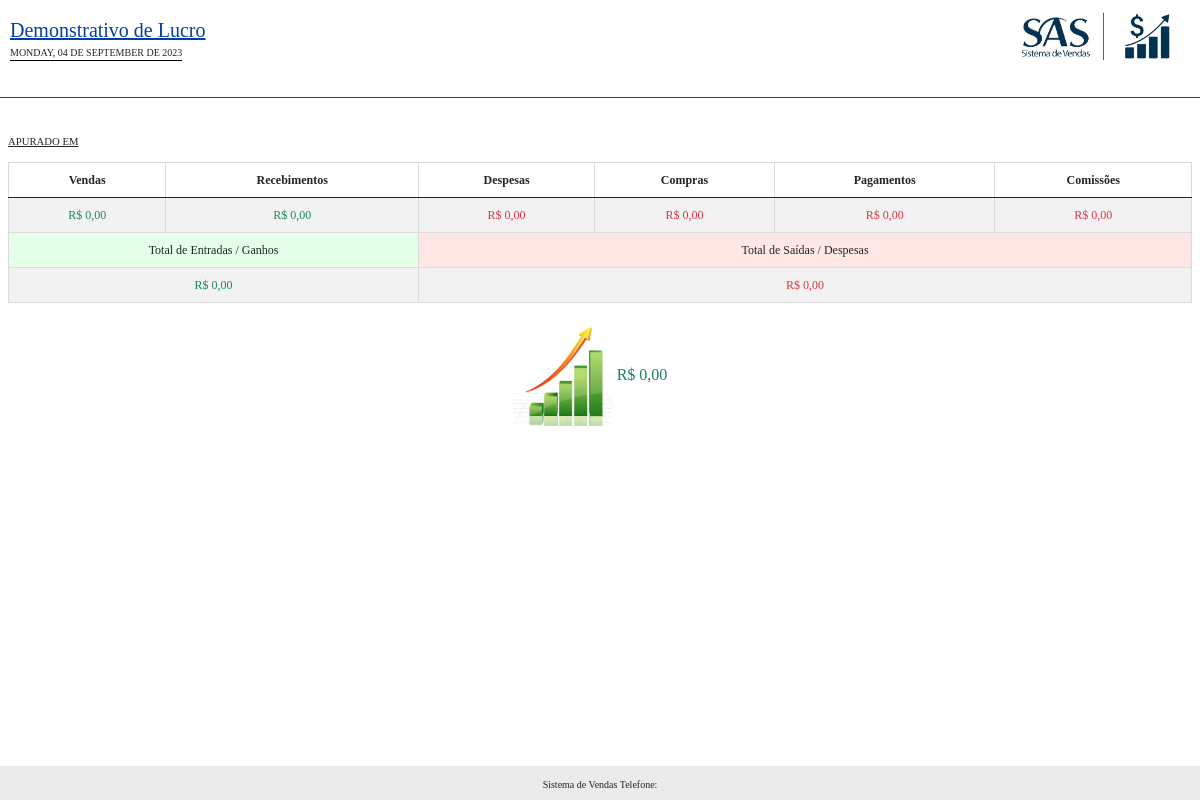
The app's page /rel_sistema/lucro.php?id_empresa=18 with its own data.
### tables this page shows
CREATE TABLE `config` (
  `id` int(11) NOT NULL,
  `empresa` int(11) NOT NULL,
  `nome_sistema` varchar(50) NOT NULL,
  `telefone_sistema` varchar(20) DEFAULT NULL,
  `email_sistema` varchar(50) DEFAULT NULL,
  `tipo_rel` varchar(5) NOT NULL,
  `dias_bloqueio` int(11) NOT NULL,
  `msg_bloqueio` varchar(255) DEFAULT NULL,
  `foto_rel` varchar(100) DEFAULT NULL,
  `tipo_desconto` varchar(20) DEFAULT NULL,
  `comissao` int(11) NOT NULL,
  `endereco_sistema` varchar(100) DEFAULT NULL,
  `cnpj_sistema` varchar(25) DEFAULT NULL,
  `teste` varchar(5) NOT NULL,
  `dias_teste` int(11) NOT NULL,
  `horario_mensagens` time NOT NULL,
  `data` date DEFAULT NULL,
  `token` varchar(100) DEFAULT NULL
);

### conexao.php (called while the page is built, shortened)
<?php
$url_sistema = "http://$_SERVER[HTTP_HOST]/";
$url = explode("//", $url_sistema);
if($url[1] == 'localhost/'){
	$url_sistema = "http://$_SERVER[HTTP_HOST]/vendas/";
}
 ?>

### rel_sistema/lucro.php (the view, shortened to what this page needs)
<?php
include('../conexao.php');
$dataInicial = $_GET['dataInicial'];
$dataFinal = $_GET['dataFinal'];
$id_empresa = $_GET['id_empresa'];
$query = $pdo->query("SELECT * FROM config WHERE empresa = '$id_empresa'");
$res = $query->fetchAll(PDO::FETCH_ASSOC);
$nome_sistema = $res[0]['nome_sistema'];
$telefone_sistema = $res[0]['telefone_sistema'];
$logo_rel = $res[0]['foto_rel'];
$data_hoje = utf8_encode(strftime('%A, %d de %B de %Y', strtotime('today')));
$dataInicialF = implode('/', array_reverse(explode('-', $dataInicial)));
$dataFinalF = implode('/', array_reverse(explode('-', $dataFinal)));
if($dataInicial == $dataFinal){
	$texto_apuracao = 'APURADO EM '.$dataInicialF;
}else if($dataInicial == '1980-01-01'){
	$texto_apuracao = 'APURADO EM TODO O PERÍODO';
}else{
	$texto_apuracao = 'APURAÇÃO DE '.$dataInicialF. ' ATÉ '.$dataFinalF;
}
?>
<!DOCTYPE html>
<html>
<head>
	<link href="https://cdn.jsdelivr.net/npm/bootstrap@5.0.0/dist/css/bootstrap.min.css" rel="stylesheet">
</head>
<body>
	<div class="titulo_cab titulo_img"><u>Demonstrativo de Lucro</u></div>
	<div class="data_img"><?php echo mb_strtoupper($data_hoje) ?></div>
	<img class="imagem" src="<?php echo $url_sistema ?>/sistema/images/logos/<?php echo $logo_rel ?>">
	<br><br><br>
	<div class="cabecalho" style="border-bottom: solid 1px #0340a3">
	</div>
	<div class="mx-2" >
		<section class="area-cab">
			<div>
				<small><small><small><u><?php echo $texto_apuracao ?></u></small></small></small>
			</div>
			</section>
			<br>
		<?php
		$total_vendas = 0;
		$total_receber = 0;
		$total_pagar = 0;
		$total_compras = 0;
		$total_pagamentos = 0;
		$total_comissoes = 0;
		 ?>
	<table class="table table-striped borda" cellpadding="6">
  <thead>
    <tr align="center">
      <td scope="col" align="center"><b>Vendas</b></td>
      <td scope="col"><b>Recebimentos</b></td>
      <td scope="col"><b>Despesas</b></td>
      <td scope="col"><b>Compras</b></td>
      <td scope="col"><b>Pagamentos</b></td>
      <td scope="col"><b>Comissões</b></td>
    </tr>
  </thead>
  <tbody>
  	<?php
	$total_vendasF = number_format($total_vendas, 2, ',', '.');
	$total_receberF = number_format($total_receber, 2, ',', '.');
	$total_pagarF = number_format($total_pagar, 2, ',', '.');
	$total_comprasF = number_format($total_compras, 2, ',', '.');
	$total_pagamentosF = number_format($total_pagamentos, 2, ',', '.');
	$total_comissoesF = number_format($total_comissoes, 2, ',', '.');
	$total_entradas = $total_vendas + $total_receber;
	$total_saidas = $total_pagar + $total_compras + $total_pagamentos + $total_comissoes;
	$total_entradasF = number_format($total_entradas, 2, ',', '.');
	$total_saidasF = number_format($total_saidas, 2, ',', '.');
	$saldo_total = $total_entradas - $total_saidas;
	$saldo_totalF = number_format($saldo_total, 2, ',', '.');
	if($saldo_total < 0){
		$classe_saldo = 'text-danger';
		$classe_img = 'negativo.jpg';
	}else{
		$classe_saldo = 'text-success';
		$classe_img = 'positivo.jpg';
	}
  	 ?>
    <tr align="center" class="">
<td class="text-success">R$ <?php echo $total_vendasF ?></td>
<td class="text-success">R$ <?php echo $total_receberF ?></td>
<td class="text-danger">R$ <?php echo $total_pagarF ?></td>
<td class="text-danger">R$ <?php echo $total_comprasF ?></td>
<td class="text-danger">R$ <?php echo $total_pagamentosF ?></td>
<td class="text-danger">R$ <?php echo $total_comissoesF ?></td>
    </tr>
 <tr align="center" class="">
<td style="background: #e6ffe8" colspan="2" scope="col">Total de Entradas / Ganhos</td>
<td style="background: #ffe7e6" colspan="4" scope="col">Total de Saídas / Despesas</td>
</tr>
 <tr align="center" class="">
<td colspan="2" class="text-success"> R$ <?php echo $total_entradasF ?></td>
<td colspan="4" class="text-danger"> R$ <?php echo $total_saidasF ?></td>
</tr>
  </tbody>
</table>
	</div>
	<div class="col-md-12 p-2">
		<div class="" align="center" style="margin-right: 20px">
			<img src="<?php echo $url_sistema ?>/img/<?php echo $classe_img ?>" width="100px">
			<span class="<?php echo $classe_saldo ?>">R$ <?php echo $saldo_totalF ?></span>
		</div>
	</div>
	<div class="footer"  align="center">
		<span style="font-size:10px"><?php echo $nome_sistema ?> Telefone: <?php echo $telefone_sistema ?></span>
	</div>
</body>
</html>

### rel_sistema/lucro.php (style rules this page uses)
body { margin-top:5px; font-family:Times, "Times New Roman", Georgia, serif; }
.footer { margin-top:20px; width:100%; background-color: #ebebeb; padding:5px; position:absolute; bottom:0; }
.cabecalho { padding:10px; margin-bottom:30px; width:100%; font-family:Times, "Times New Roman", Georgia, serif; }
.titulo_cab { color:#0340a3; font-size:20px; }
.area-cab { display:block; width:100%; height:10px; }
.imagem { width: 160px; position:absolute; right:20px; top:10px; }
.titulo_img { position: absolute; margin-top: 10px; margin-left: 10px; }
.data_img { position: absolute; margin-top: 40px; margin-left: 10px; border-bottom:1px solid #000; font-size: 10px; }
table.borda { border-collapse: collapse; background: #FFF; font-size:12px; vertical-align:middle; }
table.borda td { border: 1px solid #dbdbdb; }
table { width:100%; text-align: center; }
.text-danger { color:red; }
.mx-2 { margin:0px 10px; }
.text-success { color:green; }

### records on screen
config: foto_rel (picture), nome_sistema "Sistema de Vendas"

### other values on screen
mb_strtoupper($data_hoje) "MONDAY, 04 DE SEPTEMBER DE 2023"
$texto_apuracao "APURADO EM"
$total_vendasF "0,00"
$total_receberF "0,00"
$total_pagarF "0,00"
$total_comprasF "0,00"
$total_pagamentosF "0,00"
$total_comissoesF "0,00"
$total_entradasF "0,00"
$total_saidasF "0,00"
$saldo_totalF "0,00"
